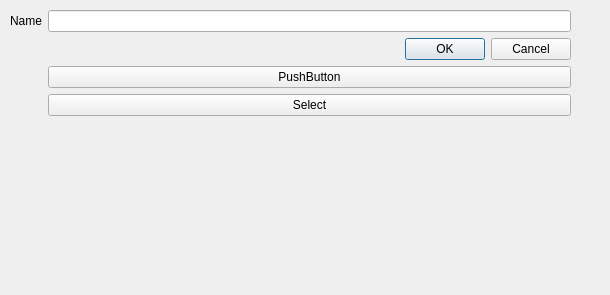
<?xml version="1.0" encoding="UTF-8"?>
<ui version="4.0">
 <class>Bank</class>
 <widget class="QDialog" name="Bank">
  <property name="geometry">
   <rect>
    <x>0</x>
    <y>0</y>
    <width>610</width>
    <height>295</height>
   </rect>
  </property>
  <property name="windowTitle">
   <string>Bank</string>
  </property>
  <widget class="QWidget" name="formLayoutWidget">
   <property name="geometry">
    <rect>
     <x>10</x>
     <y>10</y>
     <width>561</width>
     <height>281</height>
    </rect>
   </property>
   <layout class="QFormLayout" name="formLayout">
    <item row="1" column="0">
     <widget class="QLabel" name="label">
      <property name="text">
       <string>Name</string>
      </property>
     </widget>
    </item>
    <item row="1" column="1">
     <widget class="QLineEdit" name="lineEdit">
      <property name="text">
       <string/>
      </property>
     </widget>
    </item>
    <item row="3" column="1">
     <widget class="QDialogButtonBox" name="buttonBox">
      <property name="standardButtons">
       <set>QDialogButtonBox::Cancel|QDialogButtonBox::Ok</set>
      </property>
     </widget>
    </item>
    <item row="4" column="1">
     <widget class="QPushButton" name="pushButton">
      <property name="text">
       <string>PushButton</string>
      </property>
     </widget>
    </item>
    <item row="5" column="1">
     <widget class="QPushButton" name="pushButtonSelect">
      <property name="text">
       <string>Select</string>
      </property>
     </widget>
    </item>
   </layout>
  </widget>
 </widget>
 <resources/>
 <connections>
  <connection>
   <sender>pushButton</sender>
   <signal>clicked()</signal>
   <receiver>lineEdit</receiver>
   <slot>selectAll()</slot>
   <hints>
    <hint type="sourcelabel">
     <x>184</x>
     <y>160</y>
    </hint>
    <hint type="destinationlabel">
     <x>332</x>
     <y>40</y>
    </hint>
   </hints>
  </connection>
 </connections>
 <slots>
  <slot>slot1()</slot>
 </slots>
</ui>
